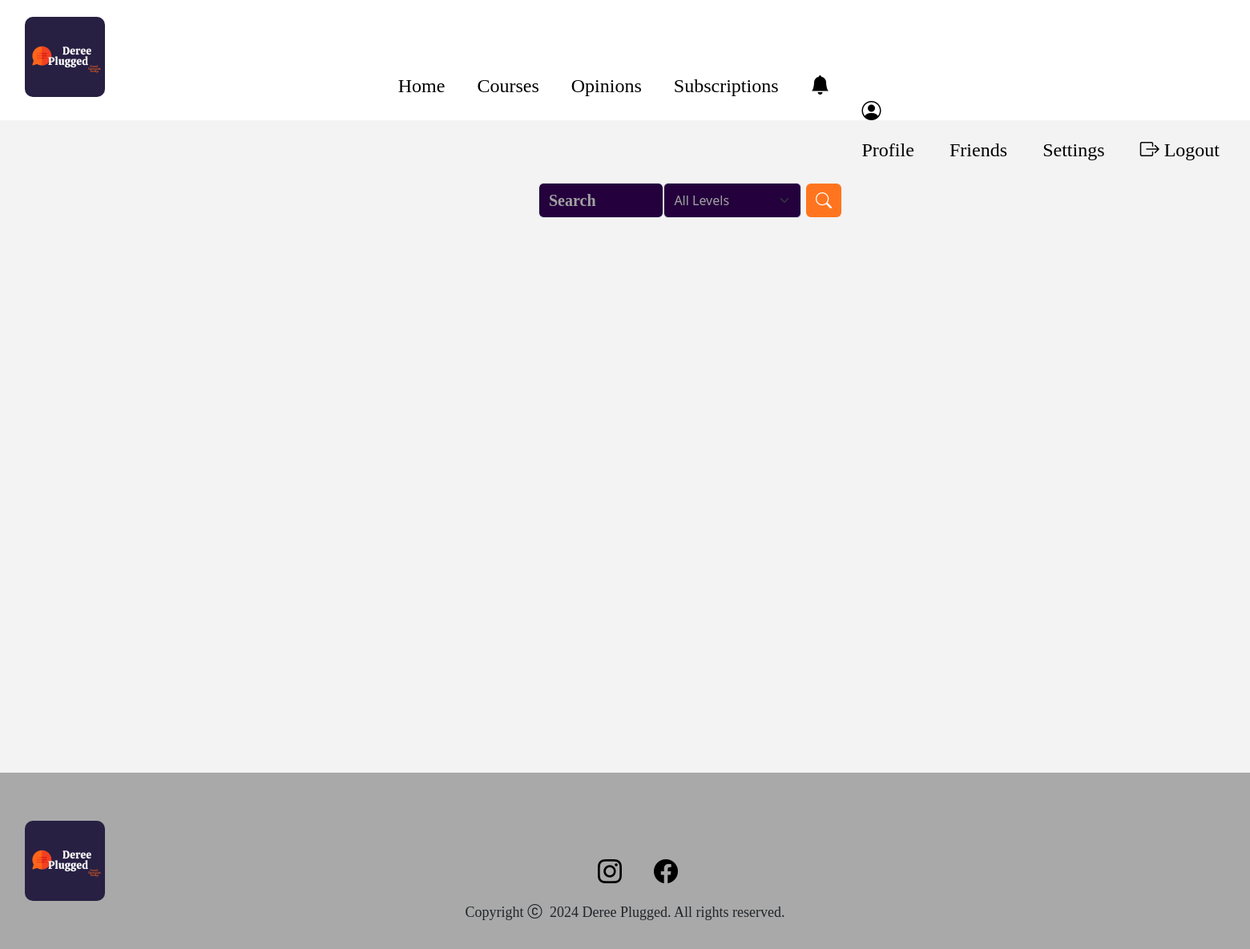
/notes/, run on an earlier commit of the app's database.
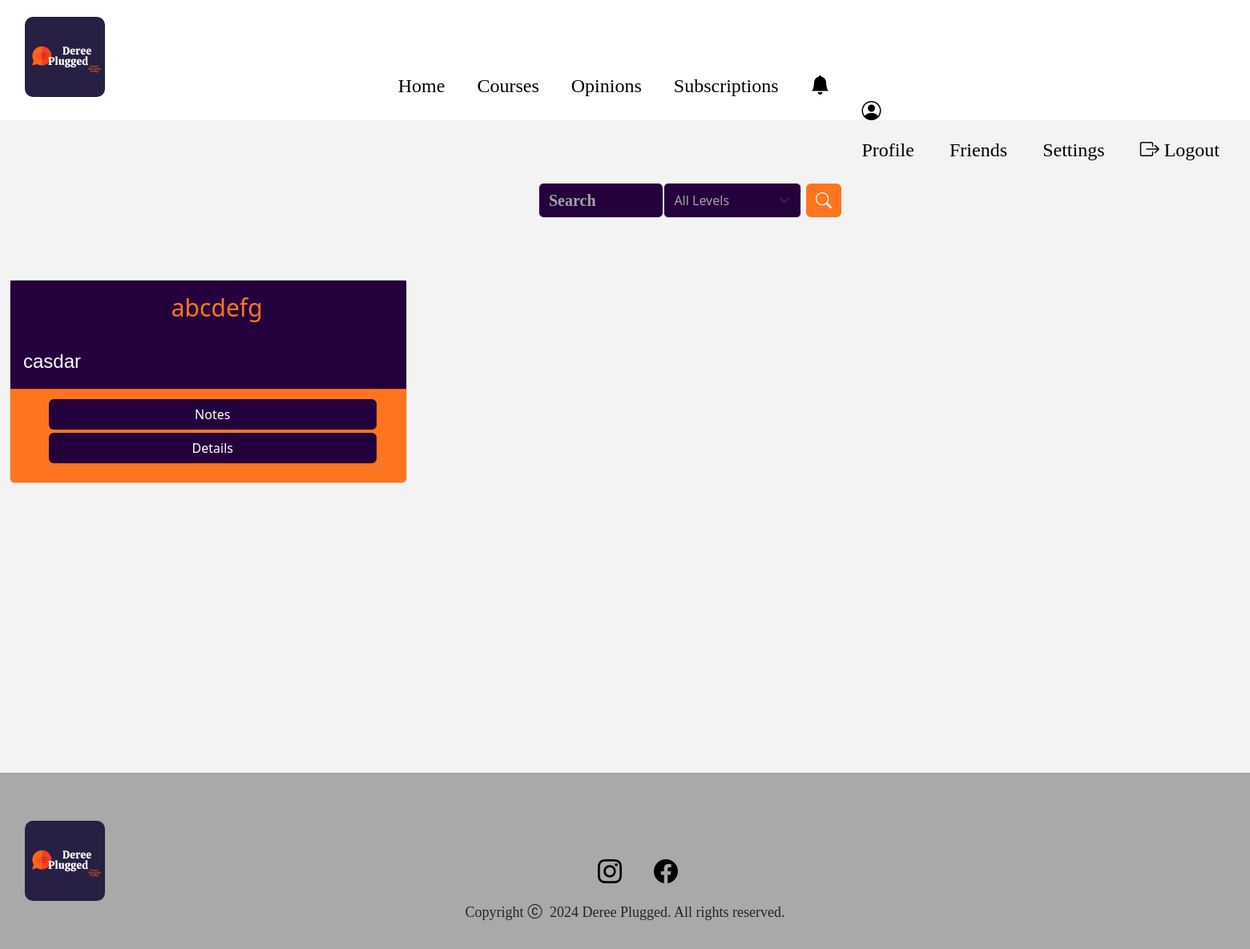
And on a later commit of the database.
### notes/models.py (models this page shows, shortened)
class Notes(models.Model):# I initialize the title, description etc. for the notes posts
    title = models.CharField(max_length=7)
    description = models.TextField()
    course_field = models.CharField(max_length=3)
    prerequisites = models.CharField(max_length=255, blank=True, null=True)
    corequisites = models.CharField(max_length=255, blank=True, null=True)
    level = models.CharField(max_length=2, blank=True, null=True)
    file = models.FileField(upload_to='media/')

### notes/views.py (the view)
# urls.py: path('', views.notes_view, name='notes'),
def notes_view(request): #my view that displays my notes
    notes = Notes.objects.all()
    context = {
        'notes': notes
    }
    return render(request, 'notes.html', context)

### templates/notes.html (shortened to what this page needs)
{% extends "index.html" %}
{% load static %}
{% block css %}
<link rel="stylesheet" href="{% static 'css/common.css' %}">
<link rel="stylesheet" href="{%static 'css/notes.css' %}">{% endblock %}
{% block body %}
{% block searchbar %}
<div class="container-fluid" id="search_form">
    <div class="input-group rounded" id="searchbar_notes">
        <form action="{% url 'search_bar' %}" method="get">
            <input type="search" name="q" class="form-control rounded" placeholder="Search"/>
            <select name="level" class="form-select">
                <option value="">All Levels</option>
            </select>
            <button type="submit" id="search_button2">
                <span class="input-group-text border-0" id="search-addon">
                    <i class="bi bi-search" id="search_button"></i>
                </span>
            </button>
        </form>
    </div>
</div>
{% endblock %}
<div class="container-fluid">
    <div class="row" id="cardss">
        {% for note in notes %}
        <div class="col-lg-4 col-md-6 mb-4">
            <div class="card h-100">
                <div class="card-body">
                    <h4 class="card-title">{{ note.title }}</h4>
                    <p class="card-text">{{ note.description }}</p>
                </div>
                <div class="card-footer" id="card-footer">
                    <ul>
                        <li><a href="{% url 'course_posts' note.id %}" class="btn">Notes</a></li>
                        <li><a href="{% url 'notes_details' note.title %}" class="btn ">Details</a></li>
                    </ul>
                </div>
            </div>
        </div>
        {% endfor %}
    </div>
</div>
{% endblock %}

What changed in the data, as far as the page shows it:
added Notes: title "abcdefg", description "casdar"
